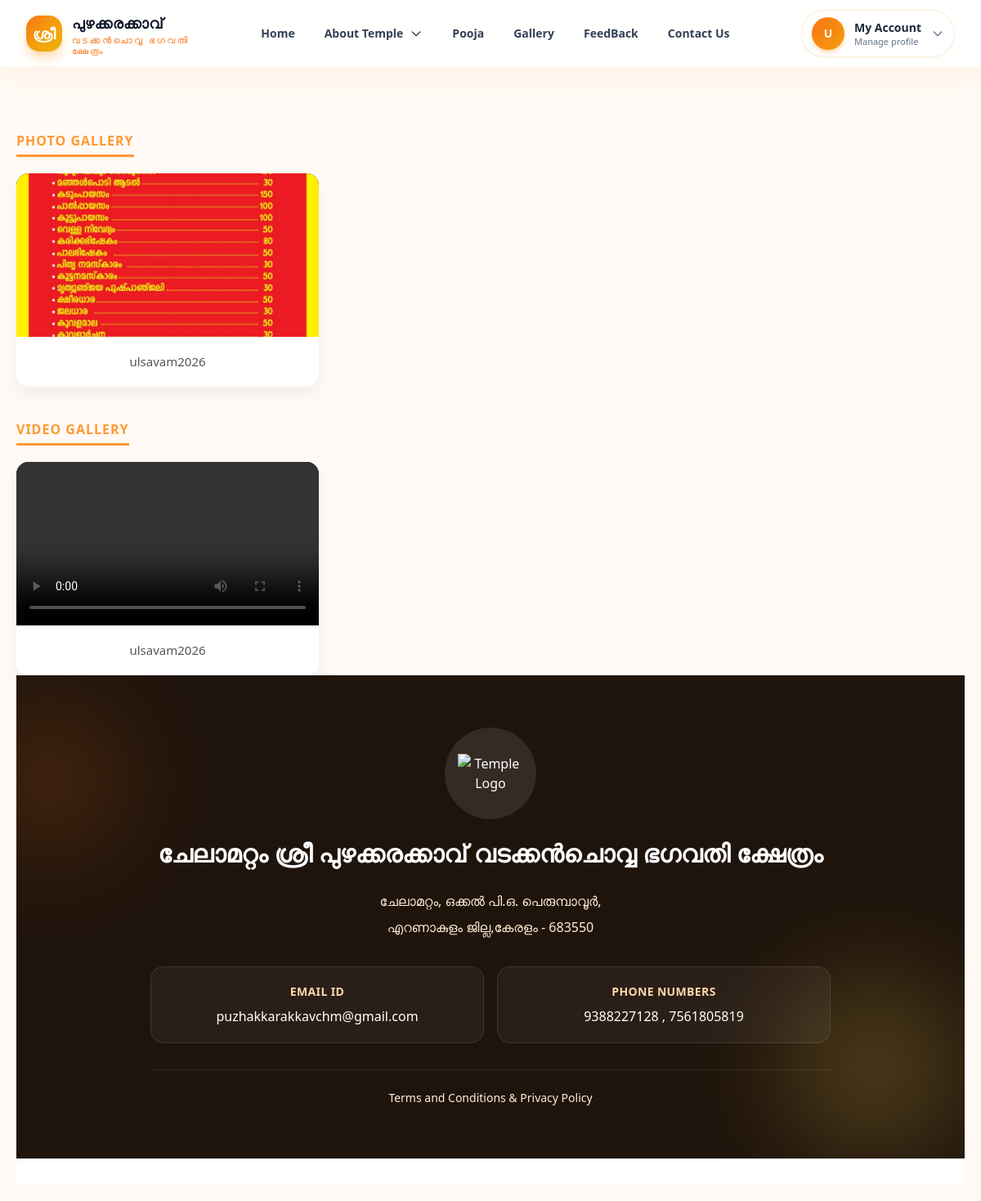
/User/ViewGallery/, run on the app's committed database.
### Admin/models.py (models this page shows)
class tbl_gallery(models.Model):
    gallery_file = models.FileField(upload_to="Assets/Admin/Gallery/")
    gallery_description = models.CharField(max_length=200, blank=True, null=True)
    is_active = models.BooleanField(default=True)
    created_at = models.DateTimeField(auto_now_add=True)

### User/views.py (the view)
# urls.py: path('ViewGallery/',views.ViewGallery,name="ViewGallery"),
def ViewGallery(request):
    g_data=tbl_gallery.objects.all()
    return render(request,'User/ViewGallery.html',{'g_data':g_data})

### User/Templates/User/ViewGallery.html (shortened to what this page needs)
{% extends 'User/Header.html' %}
{% block content %}
<!DOCTYPE html>
<html lang="en">
<head>
</head>
<body>
<div class="container">
    <h2 class="section-title">Photo Gallery</h2>
    <div class="gallery-grid">
        {% for i in g_data %}
            {% if ".mp4" not in i.gallery_file.url and ".mov" not in i.gallery_file.url %}
            <div class="card">
                <div class="media-container">
                    <img src="{{ i.gallery_file.url }}" alt="Gallery Image">
                </div>
                <div class="card-content">
                    <p class="card-description">{{ i.gallery_description }}</p>
                </div>
            </div>
            {% endif %}
        {% empty %}
            <p class="no-data">No photos available.</p>
        {% endfor %}
    </div>
    <h2 class="section-title">Video Gallery</h2>
    <div class="gallery-grid">
        {% for i in g_data %}
            {% if ".mp4" in i.gallery_file.url or ".mov" in i.gallery_file.url %}
            <div class="card">
                <div class="media-container">
                    <video src="{{ i.gallery_file.url }}" controls></video>
                </div>
                <div class="card-content">
                    <p class="card-description">{{ i.gallery_description }}</p>
                </div>
            </div>
            {% endif %}
        {% empty %}
            <p class="no-data">No videos available.</p>
        {% endfor %}
    </div>
</div>
</body>
</html>
{% endblock content %}

### User/Templates/User/ViewGallery.html (style rules this page uses)
body { background-color: #f4f7f6; font-family: 'Segoe UI', Tahoma, Geneva, Verdana, sans-serif; margin: 0; padding: 20px; }
.container { max-width: 1200px; margin: 0 auto; }
.section-title { color: #ff9933; border-bottom: 3px solid #ff9933; display: inline-block; padding-bottom: 5px; margin: 40px 0 20px 0; text-transform: uppercase; font-weight: bold; letter-spacing: 1px; }
.gallery-grid { display: grid; grid-template-columns: repeat(auto-fill, minmax(280px, 1fr)); gap: 25px; }
.card { background: #fff; border-radius: 15px; overflow: hidden; box-shadow: 0 10px 20px rgba(0,0,0,0.05); transition: transform 0.3s ease, box-shadow 0.3s ease; display: flex; flex-direction: column; }
.media-container { width: 100%; height: 200px; overflow: hidden; background-color: #000; display: flex; align-items: center; justify-content: center; }
.media-container img, .media-container video { width: 100%; height: 100%; object-fit: cover; }
.card-content { padding: 20px; text-align: center; }
.card-description { font-size: 15px; color: #555; margin: 0; line-height: 1.4; }

### data on the page
tbl_gallery: gallery_file (picture), gallery_description "ulsavam2026"
tbl_gallery: gallery_description "ulsavam2026"
